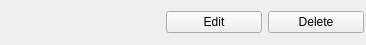
<?xml version="1.0" encoding="UTF-8"?>
<ui version="4.0">
 <class>UIRStatsModule</class>
 <widget class="QWidget" name="UIRStatsModule">
  <property name="geometry">
   <rect>
    <x>0</x>
    <y>0</y>
    <width>366</width>
    <height>45</height>
   </rect>
  </property>
  <property name="windowTitle">
   <string>UIRStatsModule</string>
  </property>
  <layout class="QHBoxLayout" name="horizontalLayout">
   <property name="leftMargin">
    <number>2</number>
   </property>
   <property name="topMargin">
    <number>2</number>
   </property>
   <property name="rightMargin">
    <number>2</number>
   </property>
   <property name="bottomMargin">
    <number>2</number>
   </property>
   <item>
    <widget class="QLabel" name="m_lblIcon">
     <property name="text">
      <string/>
     </property>
     <property name="scaledContents">
      <bool>true</bool>
     </property>
    </widget>
   </item>
   <item>
    <widget class="QLabel" name="m_lblName">
     <property name="sizePolicy">
      <sizepolicy hsizetype="Expanding" vsizetype="Preferred">
       <horstretch>0</horstretch>
       <verstretch>0</verstretch>
      </sizepolicy>
     </property>
     <property name="text">
      <string/>
     </property>
    </widget>
   </item>
   <item>
    <widget class="QPushButton" name="m_btnEdit">
     <property name="sizePolicy">
      <sizepolicy hsizetype="Fixed" vsizetype="Fixed">
       <horstretch>0</horstretch>
       <verstretch>0</verstretch>
      </sizepolicy>
     </property>
     <property name="minimumSize">
      <size>
       <width>96</width>
       <height>0</height>
      </size>
     </property>
     <property name="text">
      <string>Edit</string>
     </property>
    </widget>
   </item>
   <item>
    <widget class="QPushButton" name="m_btnDelete">
     <property name="sizePolicy">
      <sizepolicy hsizetype="Fixed" vsizetype="Fixed">
       <horstretch>0</horstretch>
       <verstretch>0</verstretch>
      </sizepolicy>
     </property>
     <property name="minimumSize">
      <size>
       <width>96</width>
       <height>0</height>
      </size>
     </property>
     <property name="text">
      <string>Delete</string>
     </property>
    </widget>
   </item>
  </layout>
 </widget>
 <resources/>
 <connections/>
</ui>
